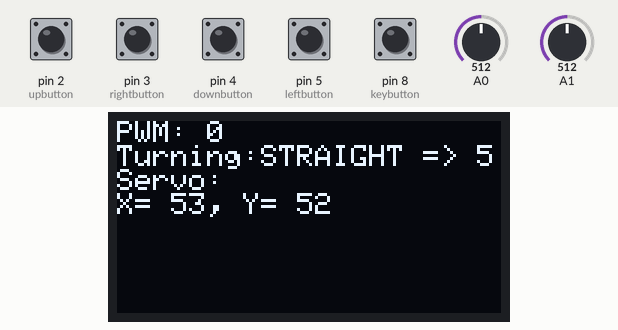
Recording of a sketch running on a simulated Arduino Uno, built with avr-gcc and run on an emulated ATmega328P. Shown: 128×64 one-colour display. Inputs (shaded band) come from the test bench; at power-on: pin 2 (upbutton), pin 3 (rightbutton), pin 4 (downbutton), pin 5 (leftbutton), pin 8 (keybutton) HIGH, A0 = 512, A1 = 512. What the sketch prints to the serial monitor is not drawn.

Above: at 1.3 s.
1.4 s: pin 3 (rightbutton) pulled LOW for 1 s
At 2.6 s:
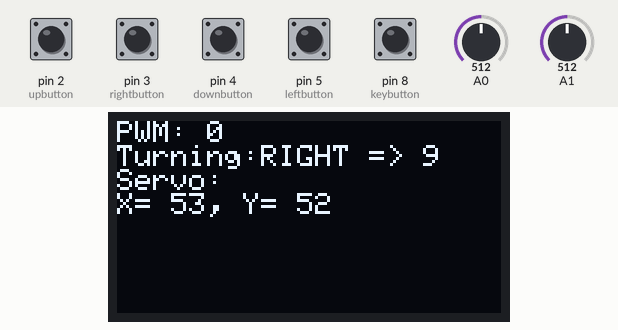
3.9 s: pin 5 (leftbutton) pulled LOW for 1 s
At 6.0 s:
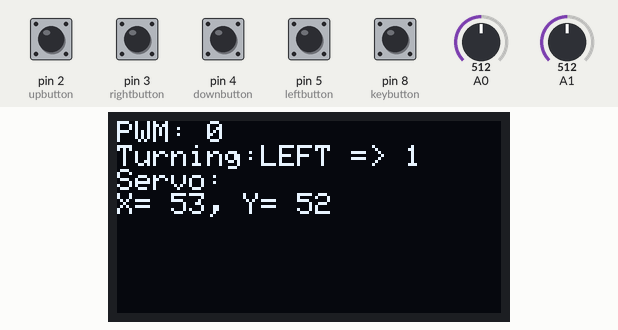
6.4 s: A0 set to 716
At 6.9 s:
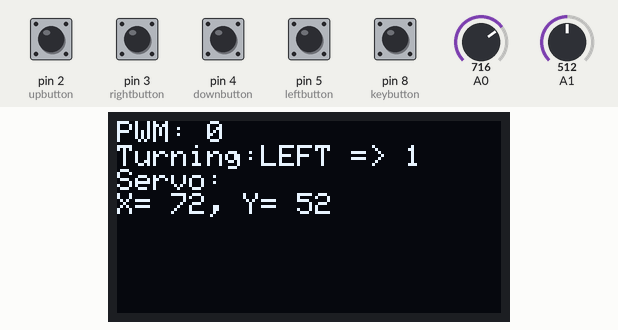
7.9 s: A1 set to 716
At 8.6 s:
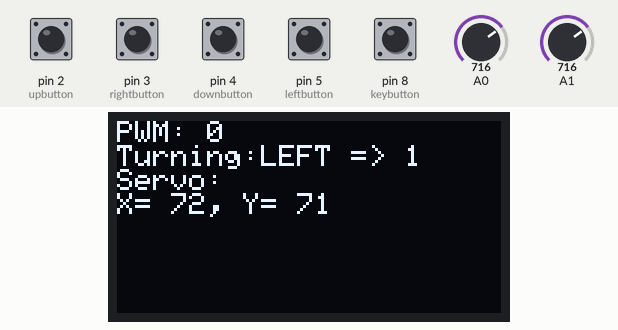
9.4 s: pin 8 (keybutton) pulled LOW for 0.15 s
At 10.4 s:
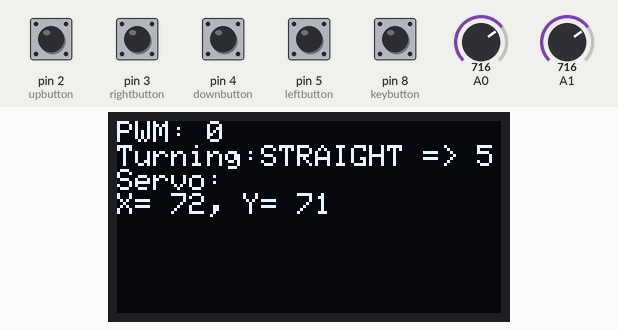
11.0 s: pin 3 (rightbutton) pulled LOW for 0.15 s
At 12.0 s:
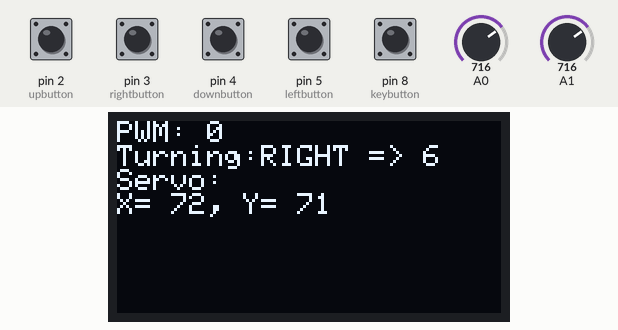
Timing chart, 0 to 13.6 s (numbered marks = the images above; inputs shaded):
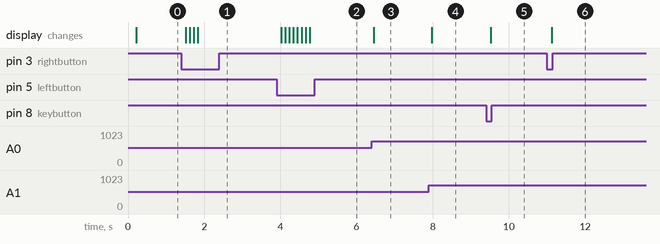

Measured:
- after the input at 1.4 s, the display: first changes after 0.11 s (image 1 shows a later state)
- after the input at 3.9 s, the display: first changes after 0.12 s (image 2 shows a later state)
- after the input at 6.4 s, the display: changes after 0.05 s (image 3)
- after the input at 7.9 s, the display: changes after 0.07 s (image 4)
- after the input at 9.4 s, the display: changes after 0.12 s (image 5)
- after the input at 11.0 s, the display: changes after 0.13 s (image 6)

The sketch:

controller_home_maxSpeed_13Jul.ino
```cpp
/*
 *  The controller code from June 1, 2022
 *  Tim: idk how the previous code works
 *  so we make a new one
 *
 */

//For the screen setting
#include <SPI.h>
#include <Wire.h>
#include <Adafruit_GFX.h>
#include <Adafruit_SSD1306.h>

#define SCREEN_WIDTH 128 // OLED display width, in pixels
#define SCREEN_HEIGHT 64 // OLED display height, in pixels

// Declaration for an SSD1306 display connected to I2C (SDA, SCL pins)
#define OLED_RESET     4 // Reset pin # (or -1 if sharing Arduino reset pin)
Adafruit_SSD1306 display(SCREEN_WIDTH, SCREEN_HEIGHT, &Wire, OLED_RESET);


// Timers
long int timer1 = 0;       //store the time when transmiting

long int bounceDelay = 90;  // delay to avoid bounce on switch, or you call the "ping"

// The byte array to store the message to be sent
byte msg[6];


//Variables for transmission
//signal1:R;     signal2:U;     signal3:T;      signal4:P
String sum_str;
char message[6];


//declare Aunduino buttons
int leftbutton = 5;
int rightbutton = 3;
int upbutton = 2;
int downbutton = 4;
int keybutton = 8;

//sensor data
int waterLevel = -1;
int tempature = -1;

//Button default values
int xMap, yMap;
int tMap = 5;         //default value of turnVal
int pMap = 0;         //default value of power

//declare Aunduino joystick
int sensorValueX = analogRead(A0);
int sensorValueY = analogRead(A1);

enum buttons {
  // The enum representing each control button
   UP, RIGHT, DOWN, LEFT , KEY
   // up: 0, down: 2, right: 1, left: 3, key : 5
};

typedef struct  { // the struct "btn", to store the info of each button

  int idx; //the button type
  int lastState = LOW; // the last button state
  long int debounce ; // time to check the debounce
  int state = HIGH; // current state of the button
  int pin; // the pin number of the button

} btn;

btn btns[5]; // the array storing each btn button

void checkButton(int idx){

  int reading = digitalRead(btns[idx].pin);

  if ( reading != btns[idx].lastState){
    btns[idx].debounce = millis();
  }
  if ( (millis() - btns[idx].debounce) > bounceDelay){

    switch(idx){

      case LEFT:

        if(btns[idx].state == HIGH && tMap > 1){
          tMap--;
          btns[idx].debounce = millis();
          btns[RIGHT].debounce = btns[idx].debounce;
          //Serial.println("left");
        }
        return;


      case RIGHT:

         if(btns[idx].state == HIGH && tMap < 9){
          tMap++;
          btns[idx].debounce = millis();
          btns[LEFT].debounce = btns[RIGHT].debounce;
          //Serial.println("right");
        }
        return;

      case UP:

        if(btns[idx].state == HIGH && pMap < 9){
            pMap++;
            btns[idx].debounce = millis();
            btns[DOWN].debounce = btns[idx].debounce;
            //Serial.println("up");
          }
         return;

      case DOWN:

        if(btns[idx].state == HIGH && pMap > 0){
          pMap--;
          btns[idx].debounce = millis();
          btns[UP].debounce = btns[idx].debounce;
          //Serial.println("down");
        }
        return;

      case KEY:

        if(btns[idx].state == HIGH){

          btns[idx].debounce = millis();
          pMap = 0;
          tMap = 5;
          //Serial.println("key");
        }
        return;

      default:
        Serial.println("default");
        return;


    }

    btns[idx].lastState = reading;

  }


}


void setup() {
   // Setup Serial
  Serial.begin(19200,SERIAL_8O1); // Hello, you might need to change it later
  //Serial.begin(19200);


//  Serial1.begin(19200,SERIAL_8O1);
//  Serial2.begin(19200,SERIAL_8O1);
//  Serial3.begin(19200,SERIAL_8O1);
//  only enable when mega is used


  for (int i = 0; i < 5; i++){
    btns[i].idx = i;
    btns[i].pin = i + 2;
  }

  btns[KEY].pin = 8;

  // Setup Screen
  // SSD1306_SWITCHCAPVCC = generate display voltage from 3.3V internally
  if(!display.begin(SSD1306_SWITCHCAPVCC, 0x3C)) { //Ive changed the address //already chill
    //Serial.println(F("SSD1306 allocation failed"));
    for(;;); // Don't proceed, loop forever
  }
  // Show initial display buffer contents on the screen --
  // the library initializes this with an Adafruit splash screen.
  //  display.display();
  //  delay(2000); // Pause for 2 seconds
  //  // Clear the buffer
  display.clearDisplay();

  // Draw BREED welcome message
  display.clearDisplay();
  display.setTextSize(2); // Draw 2X-scale text
  display.setTextColor(SSD1306_WHITE);
  display.setCursor(SCREEN_WIDTH, 0);
  display.println("Welcome to");
  display.setTextSize(3); // Draw 2X-scale text
  display.println("BREED");
  display.display();

  // Show the display buffer on the screen. You MUST call display() after
  // drawing commands to make them visible on screen!
  display.display();
  delay(100);
  // display.display() is NOT necessary after every single drawing command,
  // unless that's what you want...rather, you can batch up a bunch of
  // drawing operations and then update the screen all at once by calling
  // display.display(). These examples demonstrate both approaches...


  //Setup Arduino pins
  pinMode(A0, INPUT);
  pinMode(A1, INPUT);
  pinMode(leftbutton,INPUT_PULLUP);
  pinMode(rightbutton,INPUT_PULLUP);
  pinMode(upbutton,INPUT_PULLUP);
  pinMode(downbutton,INPUT_PULLUP);
  pinMode(keybutton,INPUT_PULLUP);

}

void loop() {

//  time_now = millis();

  //Update control variables from buttons
  //Reading Joystick Value
  sensorValueX = analogRead(A0);
  sensorValueY = analogRead(A1);
  xMap = map(sensorValueX, 50, 900 , 10, 90);
  //yMap = map(sensorValueY, 30, 1000, 1, 9);

  //yMap = map(sensorValueY, 0, 1024, 0, 9);
  yMap = map(sensorValueY, 50, 920, 10, 90);

  // reading the state of each button
  int currentLeft = digitalRead(leftbutton);
  int currentRight = digitalRead(rightbutton);
  int currentUp = digitalRead(upbutton);
  int currentDown = digitalRead(downbutton);


  if (currentLeft == LOW && currentRight == LOW ){ //home the encoder
      Serial.write("h");
      Serial.flush();

     //enable only when mega is used
      //timer1 = millis();
//      Serial1.write("h");
//      Serial1.flush();
//
//      Serial2.write("h");
//      Serial2.flush();
//
//      Serial3.write("h");
//      Serial3.flush();


      display.clearDisplay();
    display.setTextSize(1); // Draw 2X-scale text
    display.setTextColor(SSD1306_WHITE);
    display.setCursor(0, 0);
    display.println("HOME NOW");
     display.display();

     return;


  }

  checkButton(LEFT);
  checkButton(RIGHT);

  if (currentUp == LOW && currentDown == LOW ){ //go full speed

      if (millis() - timer1 > 50) {
      timer1 = millis(); //update timer1

      // Prepare string and send to receiver

      //speed, pitch, roll, yaw, in that order
      if (yMap < 10){
        yMap = 10;
      }
      if (xMap < 10){
        xMap = 10;
      }
      if (xMap > 90){
        xMap = 90;
      }
      if (yMap > 90){
        yMap = 90;
      }

      int newT = map(tMap, 1,9,9,1);
      sum_str = "c" + String(9) + String( (char)yMap) + String(newT) + String( (char) xMap) + "e"; //payload + checksum
      strcpy(message,sum_str.c_str());
      //Serial.println((String) xMap + " " +yMap);
      String(message).getBytes(msg,7);
      //Serial.println((String) yMap + " " + xMap);
      for (int i = 0; i < 6; i++){
        Serial.write(msg[i]);
        Serial.flush();


//        Serial1.write(msg[i]);
//        Serial1.flush();
//
//        Serial2.write(msg[i]);
//        Serial2.flush();
//
//        Serial3.write(msg[i]);
//        Serial3.flush();

      }
     }

      display.clearDisplay();
    display.setTextSize(1); // Draw 2X-scale text
    display.setTextColor(SSD1306_WHITE);
    display.setCursor(0, 0);
    display.println("MAX SPEED");
     display.display();

     return;


  }

  //check if the button is pressed

  checkButton(UP);
  checkButton(DOWN);
  checkButton(KEY);

  //Update Screen
    display.clearDisplay();
    display.setTextSize(1); // Draw 2X-scale text
    display.setTextColor(SSD1306_WHITE);
    display.setCursor(0, 0);
    display.print("PWM: ");
    display.println(pMap);
    // Turning control Left
    display.print("Turning:");
    int turnVal=tMap;
    if ((turnVal>=1) and (turnVal<=4)){
      display.print("LEFT => ");
      }
      // Going Straight
      else if ((turnVal>=5) and (turnVal<=5)){
        display.print("STRAIGHT => ");
      }
      // Turning control Right
      else if ((turnVal>=6) and (turnVal<=9)){
        display.print("RIGHT => ");
      }
    display.println(tMap);
    display.println("Servo:  ");
    display.print("X= ");
    display.print(xMap);
    display.print(", Y= ");
    display.print(yMap);
    display.println();
    //display.display();


    // Send signal after every 50 ms
   // send command
    if (millis() - timer1 > 50) {
      timer1 = millis(); //update timer1

      // Prepare string and send to receiver

      //speed, pitch, roll, yaw, in that order
      if (yMap < 10){
        yMap = 10;
      }
      if (xMap < 10){
        xMap = 10;
      }
      if (xMap > 90){
        xMap = 90;
      }
      if (yMap > 90){
        yMap = 90;
      }

      int newT = map(tMap, 1,9,9,1);
      sum_str = "c" + String(pMap) + String( (char)yMap) + String(newT) + String( (char) xMap) + "e"; //payload + checksum
      strcpy(message,sum_str.c_str());
      //Serial.println((String) xMap + " " +yMap);
      String(message).getBytes(msg,7);
      //Serial.println((String) yMap + " " + xMap);
      for (int i = 0; i < 6; i++){
        Serial.write(msg[i]);
        Serial.flush();

         //enable if using mega

//        Serial1.write(msg[i]);
//        Serial1.flush();
//
//        Serial2.write(msg[i]);
//        Serial2.flush();
//
//        Serial3.write(msg[i]);
//        Serial3.flush();

      }
     }


    /*
    Serial1.print(message);
    Serial1.flush();

    Serial2.print(message);
    Serial2.flush();

    Serial3.print(message);
    Serial3.flush();
    */


   //This is the get sensor function, not tested yet
//    getSensor();
//    display.print("Water Level: ");
//    display.println(waterLevel);
//    display.print("Tempature ");
//    display.print(tempature);
    display.display();


}

void getSensor (){
   // get sensor function
  if (Serial.available() > 0){
    int last_water = waterLevel;
    int last_temp = tempature;
    for (int i = 0; i < 1; i ++){
      waterLevel = Serial.read();
      tempature = Serial.read();
    }
    if (waterLevel < 0)
    {
      waterLevel = last_water;
    }
    if (tempature < 0){
      tempature = last_temp;
    }

  }
}
```
